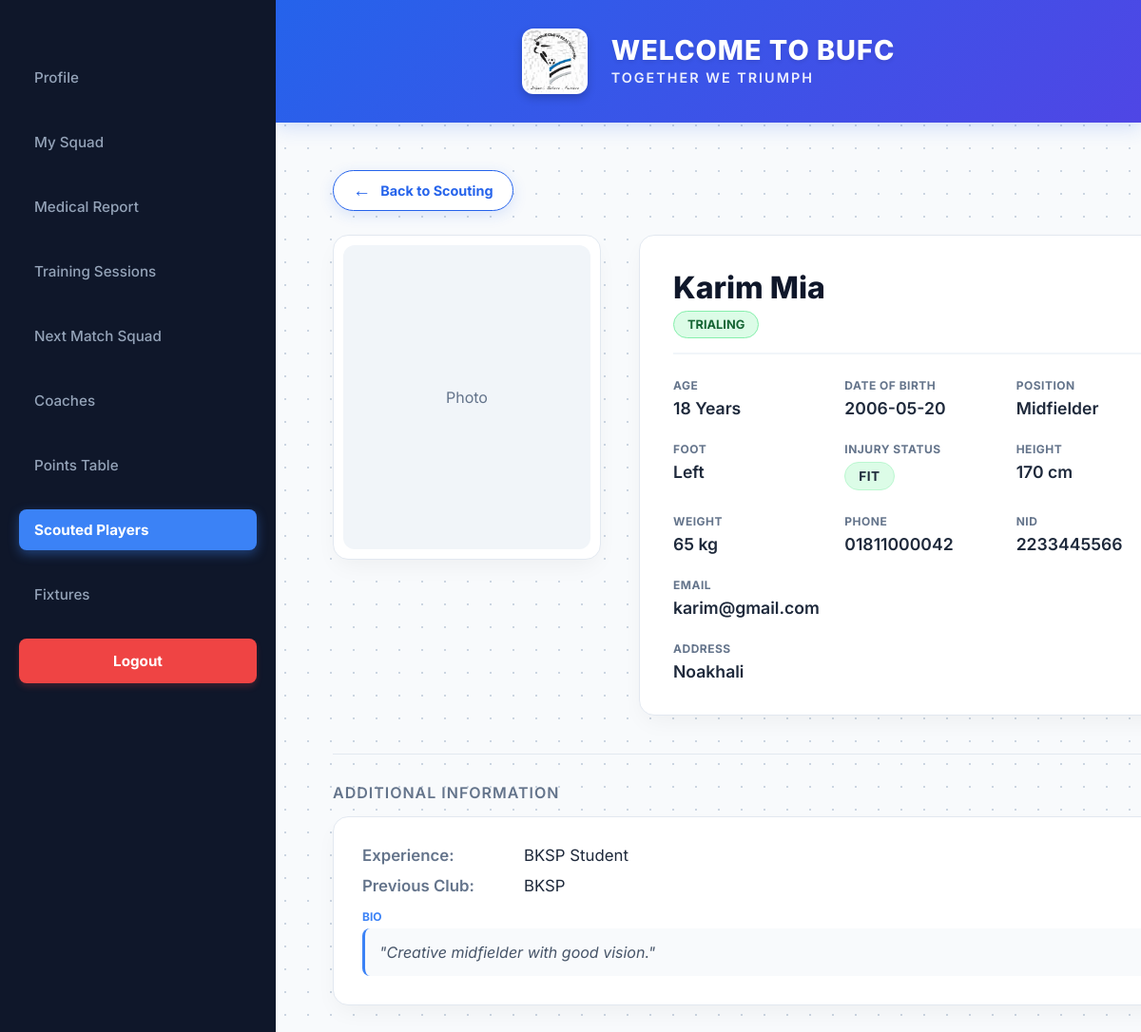
The app's page /codes/playerProfile.php?player_id=42&from=scout (signed in) with its own data.
### tables this page shows
CREATE TABLE `player` (
  `Player_ID` int(11) NOT NULL,
  `Position` varchar(50) DEFAULT NULL,
  `Preferred_foot` varchar(20) DEFAULT NULL,
  `Height` float DEFAULT NULL,
  `Weight` float DEFAULT NULL,
  `Current_Injury_Status` varchar(50) DEFAULT NULL
);

CREATE TABLE `users` (
  `User_ID` int(11) NOT NULL,
  `Name` varchar(100) NOT NULL,
  `Age` int(11) DEFAULT NULL,
  `NID` varchar(50) DEFAULT NULL,
  `Email` varchar(100) DEFAULT NULL,
  `Address` varchar(255) DEFAULT NULL,
  `Phone_No` varchar(20) DEFAULT NULL,
  `Date_of_Birth` date DEFAULT NULL,
  `salary` decimal(10,2) DEFAULT NULL,
  `contract_start_date` date DEFAULT NULL,
  `contract_end_date` date DEFAULT NULL,
  `Password` varchar(255) NOT NULL,
  `Role` varchar(20) NOT NULL
);

CREATE TABLE `scouted_player` (
  `Scouted_Player_ID` int(11) NOT NULL,
  `Scouted_Player_Experience` varchar(50) DEFAULT NULL,
  `Scouted_Player_Previous_Club` varchar(100) DEFAULT NULL,
  `Bio` text DEFAULT NULL,
  `Application_Status` varchar(50) DEFAULT 'Pending'
);

### codes/playerProfile.php (the view, shortened to what this page needs)
<?php
require_once('dbconnect.php');
$current_user_id = $_SESSION['user_id'];
$user_role = $_SESSION['user_role'];
if (isset($_GET['player_id'])) {
    $target_id = $_GET['player_id'];
} else {
    $target_id = $current_user_id;
}
$query_base = "SELECT * FROM users u
               JOIN Player p ON u.User_ID = p.Player_ID
               WHERE u.User_ID = '$target_id'";
$result_base = mysqli_query($conn, $query_base);
$base = mysqli_fetch_assoc($result_base);
$spec = [];
if ($base['Role'] == 'regular_player') {
    $q = "SELECT * FROM Regular_Player WHERE Regular_Player_ID = '$target_id'";
    $spec = mysqli_fetch_assoc(mysqli_query($conn, $q));
} else {
    $q = "SELECT * FROM Scouted_Player WHERE Scouted_Player_ID = '$target_id'";
    $spec = mysqli_fetch_assoc(mysqli_query($conn, $q));
}
?>
<!DOCTYPE html>
<html lang="en">
<head>
    <link rel="stylesheet" href="playerProfile.css">
</head>
<body>
    <div class="dashboard-container">
        <aside class="sidebar">
            <nav class="sidebar-nav">
                <?php if ($user_role == 'coach'): ?>
                    <?php
                    $squad_active = 'active';
                    $scout_active = '';
                    if (isset($_GET['from']) && $_GET['from'] == 'scout') {
                        $squad_active = '';
                        $scout_active = 'active';
                    }
                    ?>
                    <a href="coachProfile.php" class="nav-item">Profile</a>
                    <a href="mySquad.php" class="nav-item <?php echo $squad_active; ?>">My Squad</a>
                    <a href="medicalReport.php" class="nav-item">Medical Report</a>
                    <a href="trainingSessions.php" class="nav-item">Training Sessions</a>
                    <a href="nextMatchSquad.php" class="nav-item">Next Match Squad</a>
                    <a href="coaches.php" class="nav-item">Coaches</a>
                    <a href="pointsTable.php" class="nav-item">Points Table</a>
                    <a href="scoutedPlayers.php" class="nav-item <?php echo $scout_active; ?>">Scouted Players</a>
                    <a href="fixtures.php" class="nav-item">Fixtures</a>
                <?php endif; ?>
                <a href="logout.php" class="nav-item logout-link">Logout</a>
            </nav>
        </aside>
        <div class="main-content">
            <header class="top-header">
                <div class="brand-group">
                    <img src="images/bufc-logo.jpg" alt="Logo" class="header-logo">
                    <div class="header-text-group">
                        <h1>WELCOME TO BUFC</h1>
                        <p class="slogan">Together We Triumph</p>
                    </div>
                </div>
            </header>
            <div class="profile-container fade-in">
                <?php
                $show_back_button = false;
                $back_link = '';
                $back_text = '';
                if ($_SESSION['user_role'] == 'coach') {
                    $show_back_button = true;
                    if (isset($_GET['from']) && $_GET['from'] == 'scout') {
                        $back_link = 'scoutedPlayers.php';
                        $back_text = 'Back to Scouting';
                    } else {
                        $back_link = 'mySquad.php';
                        $back_text = 'Back to Squad';
                    }
                }
                elseif ($target_id != $current_user_id) {
                    $show_back_button = true;
                    $back_link = 'mySquad.php';
                    $back_text = 'Back to Squad';
                }
                ?>
                <?php if ($show_back_button): ?>
                    <div class="back-btn-wrapper">
                        <a href="<?php echo $back_link; ?>" class="back-btn">
                            <span>&#8592;</span> <?php echo $back_text; ?>
                        </a>
                    </div>
                <?php endif; ?>
                <div class="top-section">
                    <div class="photo-box">
                        <div class="photo-placeholder">
                        </div>
                    </div>
                    <div class="details-box">
                        <div class="details-header">
                            <div class="header-left-group">
                                <h2 class="player-name"><?php echo htmlspecialchars($base['Name']); ?></h2>
                                <?php if ($base['Role'] == 'regular_player'): ?>
                                    <span class="role-pill">First Team</span>
                                <?php else: ?>
                                    <span class="role-pill status-<?php echo strtolower($spec['Application_Status']); ?>">
                                        <?php echo htmlspecialchars($spec['Application_Status']); ?></span>
                                <?php endif; ?>
                            </div>
                        </div>
                        <div class="info-grid">
                            <div class="info-item"><label>Age</label>
                                <div class="val"><?php echo htmlspecialchars($base['Age']); ?> Years</div>
                            </div>
                            <div class="info-item"><label>Date of Birth</label>
                                <div class="val"><?php echo htmlspecialchars($base['Date_of_Birth']); ?></div>
                            </div>
                            <div class="info-item"><label>Position</label>
                                <div class="val"><?php echo htmlspecialchars($base['Position']); ?></div>
                            </div>
                            <div class="info-item"><label>Foot</label>
                                <div class="val"><?php echo htmlspecialchars($base['Preferred_foot']); ?></div>
                            </div>
                            <div class="info-item">
                                <label>Injury Status</label>
                                <div
                                    class="val status-<?php echo strtolower(str_replace(' ', '-', $base['Current_Injury_Status'])); ?>">
                                    <?php echo htmlspecialchars($base['Current_Injury_Status']); ?>
                                </div>
                            </div>
                            <div class="info-item"><label>Height</label>
                                <div class="val"><?php echo htmlspecialchars($base['Height']); ?> cm</div>
                            </div>
                            <div class="info-item"><label>Weight</label>
                                <div class="val"><?php echo htmlspecialchars($base['Weight']); ?> kg</div>
                            </div>
                            <div class="info-item"><label>Phone</label>
                                <div class="val"><?php echo htmlspecialchars($base['Phone_No']); ?></div>
                            </div>
                            <div class="info-item"><label>NID</label>
                                <div class="val"><?php echo $base['NID'] ? htmlspecialchars($base['NID']) : 'N/A'; ?>
                                </div>
                            </div>
                            <div class="info-item full"><label>Email</label>
                                <div class="val"><?php echo htmlspecialchars($base['Email']); ?></div>
                            </div>
                            <div class="info-item full"><label>Address</label>
                                <div class="val">
                                    <?php echo $base['Address'] ? htmlspecialchars($base['Address']) : 'N/A'; ?>
                                </div>
                            </div>
                        </div>
                    </div>
                </div>
                <hr class="divider-line">
                <div class="bottom-section">
                    <h3>Additional Information</h3>
                    <?php if ($base['Role'] == 'scouted_player'): ?>
                        <div class="info-content">
                            <div class="data-row"><span class="data-label">Experience:</span>
                                <?php echo $spec['Scouted_Player_Experience']; ?></div>
                            <div class="data-row"><span class="data-label">Previous Club:</span>
                                <?php echo $spec['Scouted_Player_Previous_Club']; ?></div>
                            <div class="bio-box"><label>Bio</label>
                                <p>"<?php echo htmlspecialchars($spec['Bio']); ?>"</p>
                            </div>
                        </div>
                    <?php endif; ?>
                </div>
            </div>
        </div>
</body>
</html>

### records on screen
player: Player_ID.Name "Karim Mia", Player_ID.Age "18", Player_ID.Date_of_Birth "2006-05-20", Position "Midfielder", Preferred_foot "Left", Current_Injury_Status "FIT", Height "170", Weight "65", Player_ID.Phone_No "01811000042", Player_ID.NID "2233445566", Player_ID.Email "karim@gmail.com", Player_ID.Address "Noakhali"
scouted_player: Application_Status "TRIALING", Scouted_Player_Experience "BKSP Student", Scouted_Player_Previous_Club "BKSP", Bio "Creative midfielder with good vision."

### other values on screen
$back_text "Back to Scouting"
